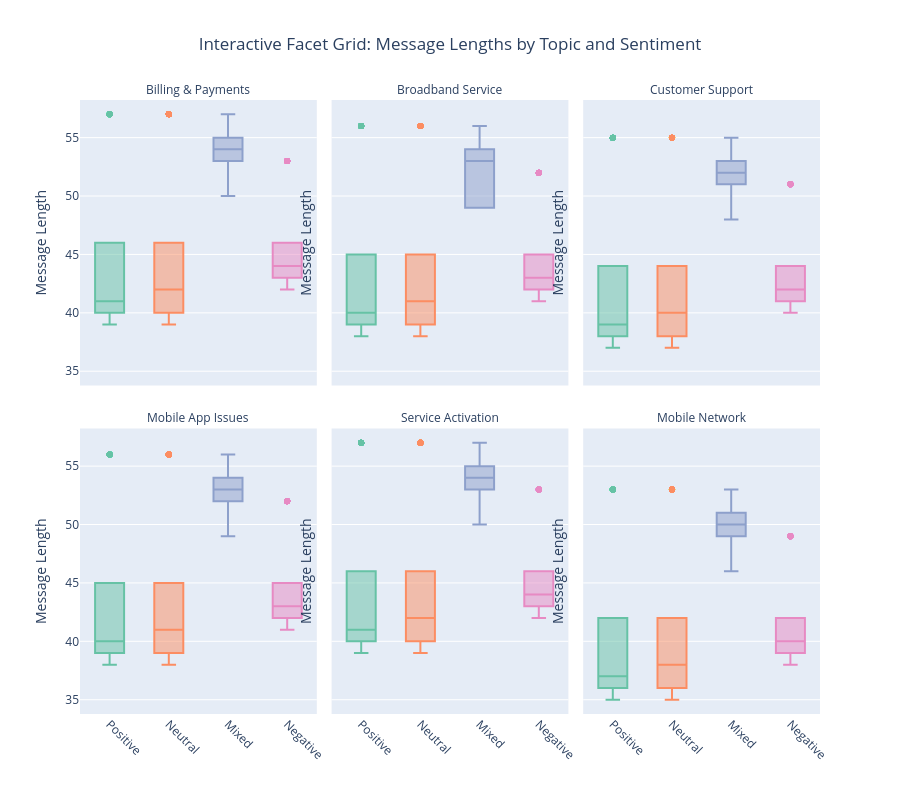

The notebook cell this image was saved under:
### Code cell
import pandas as pd
import plotly.express as px

# 1. Load data and prepare the length column
df = pd.read_csv('telecom_feedback_dataset.csv')
df['length'] = df['feedback'].astype(str).str.len()

# 2. Create the interactive facet grid
fig = px.box(
    df, 
    x='sentiment', 
    y='length', 
    color='sentiment',                  # Equivalent to hue='sentiment'
    facet_col='service_category',       # Equivalent to col='service_category'
    facet_col_wrap=3,                   # Equivalent to col_wrap=3
    color_discrete_sequence=px.colors.qualitative.Set2, # Matching your Set2 palette
    title='Interactive Facet Grid: Message Lengths by Topic and Sentiment'
)

# 3. Clean up the layout for better inference
fig.update_layout(
    height=800,           # Make it tall enough to see clearly
    showlegend=False,     # Hide legend because x-axis already shows the sentiment
    title_x=0.5           # Center the main title
)

# 4. Clean up axes: rotate x-axis labels and fix the Y-axis title
fig.update_xaxes(title_text='', tickangle=45) 
fig.update_yaxes(title_text='Message Length')

# 5. Clean up facet titles (removes "service_category=" from above each mini-plot)
fig.for_each_annotation(lambda a: a.update(text=a.text.split("=")[-1]))

# 6. Display the interactive plot
fig.show()

### Figure 1 — Plotly figure (JSON) as saved in the notebook; plotly's stock layout.template omitted (floating-point values rounded to 4 significant figures; data arrays with more than 128 entries replaced by an {"elided": "..."} marker saying what was removed)
{"data": [{"alignmentgroup": "True", "hovertemplate": "sentiment=%{x}<br>service_category=Billing & Payments<br>length=%{y}<extra></extra>", "legendgroup": "Positive", "marker": {"color": "rgb(102,194,165)"}, "name": "Positive", "notched": false, "offsetgroup": "Positive", "orientation": "v", "showlegend": true, "type": "box", "x": {"elided": "500 str values"}, "x0": " ", "xaxis": "x4", "y": {"elided": "500 int values"}, "y0": " ", "yaxis": "y4"}, {"alignmentgroup": "True", "hovertemplate": "sentiment=%{x}<br>service_category=Broadband Service<br>length=%{y}<extra></extra>", "legendgroup": "Positive", "marker": {"color": "rgb(102,194,165)"}, "name": "Positive", "notched": false, "offsetgroup": "Positive", "orientation": "v", "showlegend": false, "type": "box", "x": {"elided": "507 str values"}, "x0": " ", "xaxis": "x5", "y": {"elided": "507 int values"}, "y0": " ", "yaxis": "y5"}, {"alignmentgroup": "True", "hovertemplate": "sentiment=%{x}<br>service_category=Customer Support<br>length=%{y}<extra></extra>", "legendgroup": "Positive", "marker": {"color": "rgb(102,194,165)"}, "name": "Positive", "notched": false, "offsetgroup": "Positive", "orientation": "v", "showlegend": false, "type": "box", "x": {"elided": "497 str values"}, "x0": " ", "xaxis": "x6", "y": {"elided": "497 int values"}, "y0": " ", "yaxis": "y6"}, {"alignmentgroup": "True", "hovertemplate": "sentiment=%{x}<br>service_category=Mobile App Issues<br>length=%{y}<extra></extra>", "legendgroup": "Positive", "marker": {"color": "rgb(102,194,165)"}, "name": "Positive", "notched": false, "offsetgroup": "Positive", "orientation": "v", "showlegend": false, "type": "box", "x": {"elided": "512 str values"}, "x0": " ", "xaxis": "x", "y": {"elided": "512 int values"}, "y0": " ", "yaxis": "y"}, {"alignmentgroup": "True", "hovertemplate": "sentiment=%{x}<br>service_category=Service Activation<br>length=%{y}<extra></extra>", "legendgroup": "Positive", "marker": {"color": "rgb(102,194,165)"}, "name": "Positive", "notched": false, "offsetgroup": "Positive", "orientation": "v", "showlegend": false, "type": "box", "x": {"elided": "510 str values"}, "x0": " ", "xaxis": "x2", "y": {"elided": "510 int values"}, "y0": " ", "yaxis": "y2"}, {"alignmentgroup": "True", "hovertemplate": "sentiment=%{x}<br>service_category=Mobile Network<br>length=%{y}<extra></extra>", "legendgroup": "Positive", "marker": {"color": "rgb(102,194,165)"}, "name": "Positive", "notched": false, "offsetgroup": "Positive", "orientation": "v", "showlegend": false, "type": "box", "x": {"elided": "474 str values"}, "x0": " ", "xaxis": "x3", "y": {"elided": "474 int values"}, "y0": " ", "yaxis": "y3"}, {"alignmentgroup": "True", "hovertemplate": "sentiment=%{x}<br>service_category=Billing & Payments<br>length=%{y}<extra></extra>", "legendgroup": "Neutral", "marker": {"color": "rgb(252,141,98)"}, "name": "Neutral", "notched": false, "offsetgroup": "Neutral", "orientation": "v", "showlegend": true, "type": "box", "x": {"elided": "505 str values"}, "x0": " ", "xaxis": "x4", "y": {"elided": "505 int values"}, "y0": " ", "yaxis": "y4"}, {"alignmentgroup": "True", "hovertemplate": "sentiment=%{x}<br>service_category=Broadband Service<br>length=%{y}<extra></extra>", "legendgroup": "Neutral", "marker": {"color": "rgb(252,141,98)"}, "name": "Neutral", "notched": false, "offsetgroup": "Neutral", "orientation": "v", "showlegend": false, "type": "box", "x": {"elided": "513 str values"}, "x0": " ", "xaxis": "x5", "y": {"elided": "513 int values"}, "y0": " ", "yaxis": "y5"}, {"alignmentgroup": "True", "hovertemplate": "sentiment=%{x}<br>service_category=Customer Support<br>length=%{y}<extra></extra>", "legendgroup": "Neutral", "marker": {"color": "rgb(252,141,98)"}, "name": "Neutral", "notched": false, "offsetgroup": "Neutral", "orientation": "v", "showlegend": false, "type": "box", "x": {"elided": "476 str values"}, "x0": " ", "xaxis": "x6", "y": {"elided": "476 int values"}, "y0": " ", "yaxis": "y6"}, {"alignmentgroup": "True", "hovertemplate": "sentiment=%{x}<br>service_category=Mobile App Issues<br>length=%{y}<extra></extra>", "legendgroup": "Neutral", "marker": {"color": "rgb(252,141,98)"}, "name": "Neutral", "notched": false, "offsetgroup": "Neutral", "orientation": "v", "showlegend": false, "type": "box", "x": {"elided": "505 str values"}, "x0": " ", "xaxis": "x", "y": {"elided": "505 int values"}, "y0": " ", "yaxis": "y"}, {"alignmentgroup": "True", "hovertemplate": "sentiment=%{x}<br>service_category=Service Activation<br>length=%{y}<extra></extra>", "legendgroup": "Neutral", "marker": {"color": "rgb(252,141,98)"}, "name": "Neutral", "notched": false, "offsetgroup": "Neutral", "orientation": "v", "showlegend": false, "type": "box", "x": {"elided": "472 str values"}, "x0": " ", "xaxis": "x2", "y": {"elided": "472 int values"}, "y0": " ", "yaxis": "y2"}, {"alignmentgroup": "True", "hovertemplate": "sentiment=%{x}<br>service_category=Mobile Network<br>length=%{y}<extra></extra>", "legendgroup": "Neutral", "marker": {"color": "rgb(252,141,98)"}, "name": "Neutral", "notched": false, "offsetgroup": "Neutral", "orientation": "v", "showlegend": false, "type": "box", "x": {"elided": "529 str values"}, "x0": " ", "xaxis": "x3", "y": {"elided": "529 int values"}, "y0": " ", "yaxis": "y3"}, {"alignmentgroup": "True", "hovertemplate": "sentiment=%{x}<br>service_category=Billing & Payments<br>length=%{y}<extra></extra>", "legendgroup": "Mixed", "marker": {"color": "rgb(141,160,203)"}, "name": "Mixed", "notched": false, "offsetgroup": "Mixed", "orientation": "v", "showlegend": true, "type": "box", "x": {"elided": "176 str values"}, "x0": " ", "xaxis": "x4", "y": {"elided": "176 int values"}, "y0": " ", "yaxis": "y4"}, {"alignmentgroup": "True", "hovertemplate": "sentiment=%{x}<br>service_category=Broadband Service<br>length=%{y}<extra></extra>", "legendgroup": "Mixed", "marker": {"color": "rgb(141,160,203)"}, "name": "Mixed", "notched": false, "offsetgroup": "Mixed", "orientation": "v", "showlegend": false, "type": "box", "x": {"elided": "156 str values"}, "x0": " ", "xaxis": "x5", "y": {"elided": "156 int values"}, "y0": " ", "yaxis": "y5"}, {"alignmentgroup": "True", "hovertemplate": "sentiment=%{x}<br>service_category=Customer Support<br>length=%{y}<extra></extra>", "legendgroup": "Mixed", "marker": {"color": "rgb(141,160,203)"}, "name": "Mixed", "notched": false, "offsetgroup": "Mixed", "orientation": "v", "showlegend": false, "type": "box", "x": {"elided": "176 str values"}, "x0": " ", "xaxis": "x6", "y": {"elided": "176 int values"}, "y0": " ", "yaxis": "y6"}, {"alignmentgroup": "True", "hovertemplate": "sentiment=%{x}<br>service_category=Mobile App Issues<br>length=%{y}<extra></extra>", "legendgroup": "Mixed", "marker": {"color": "rgb(141,160,203)"}, "name": "Mixed", "notched": false, "offsetgroup": "Mixed", "orientation": "v", "showlegend": false, "type": "box", "x": {"elided": "171 str values"}, "x0": " ", "xaxis": "x", "y": {"elided": "171 int values"}, "y0": " ", "yaxis": "y"}, {"alignmentgroup": "True", "hovertemplate": "sentiment=%{x}<br>service_category=Service Activation<br>length=%{y}<extra></extra>", "legendgroup": "Mixed", "marker": {"color": "rgb(141,160,203)"}, "name": "Mixed", "notched": false, "offsetgroup": "Mixed", "orientation": "v", "showlegend": false, "type": "box", "x": {"elided": "161 str values"}, "x0": " ", "xaxis": "x2", "y": {"elided": "161 int values"}, "y0": " ", "yaxis": "y2"}, {"alignmentgroup": "True", "hovertemplate": "sentiment=%{x}<br>service_category=Mobile Network<br>length=%{y}<extra></extra>", "legendgroup": "Mixed", "marker": {"color": "rgb(141,160,203)"}, "name": "Mixed", "notched": false, "offsetgroup": "Mixed", "orientation": "v", "showlegend": false, "type": "box", "x": {"elided": "160 str values"}, "x0": " ", "xaxis": "x3", "y": {"elided": "160 int values"}, "y0": " ", "yaxis": "y3"}, {"alignmentgroup": "True", "hovertemplate": "sentiment=%{x}<br>service_category=Billing & Payments<br>length=%{y}<extra></extra>", "legendgroup": "Negative", "marker": {"color": "rgb(231,138,195)"}, "name": "Negative", "notched": false, "offsetgroup": "Negative", "orientation": "v", "showlegend": true, "type": "box", "x": {"elided": "514 str values"}, "x0": " ", "xaxis": "x4", "y": {"elided": "514 int values"}, "y0": " ", "yaxis": "y4"}, {"alignmentgroup": "True", "hovertemplate": "sentiment=%{x}<br>service_category=Broadband Service<br>length=%{y}<extra></extra>", "legendgroup": "Negative", "marker": {"color": "rgb(231,138,195)"}, "name": "Negative", "notched": false, "offsetgroup": "Negative", "orientation": "v", "showlegend": false, "type": "box", "x": {"elided": "509 str values"}, "x0": " ", "xaxis": "x5", "y": {"elided": "509 int values"}, "y0": " ", "yaxis": "y5"}, {"alignmentgroup": "True", "hovertemplate": "sentiment=%{x}<br>service_category=Customer Support<br>length=%{y}<extra></extra>", "legendgroup": "Negative", "marker": {"color": "rgb(231,138,195)"}, "name": "Negative", "notched": false, "offsetgroup": "Negative", "orientation": "v", "showlegend": false, "type": "box", "x": {"elided": "491 str values"}, "x0": " ", "xaxis": "x6", "y": {"elided": "491 int values"}, "y0": " ", "yaxis": "y6"}, {"alignmentgroup": "True", "hovertemplate": "sentiment=%{x}<br>service_category=Mobile App Issues<br>length=%{y}<extra></extra>", "legendgroup": "Negative", "marker": {"color": "rgb(231,138,195)"}, "name": "Negative", "notched": false, "offsetgroup": "Negative", "orientation": "v", "showlegend": false, "type": "box", "x": {"elided": "497 str values"}, "x0": " ", "xaxis": "x", "y": {"elided": "497 int values"}, "y0": " ", "yaxis": "y"}, {"alignmentgroup": "True", "hovertemplate": "sentiment=%{x}<br>service_category=Service Activation<br>length=%{y}<extra></extra>", "legendgroup": "Negative", "marker": {"color": "rgb(231,138,195)"}, "name": "Negative", "notched": false, "offsetgroup": "Negative", "orientation": "v", "showlegend": false, "type": "box", "x": {"elided": "511 str values"}, "x0": " ", "xaxis": "x2", "y": {"elided": "511 int values"}, "y0": " ", "yaxis": "y2"}, {"alignmentgroup": "True", "hovertemplate": "sentiment=%{x}<br>service_category=Mobile Network<br>length=%{y}<extra></extra>", "legendgroup": "Negative", "marker": {"color": "rgb(231,138,195)"}, "name": "Negative", "notched": false, "offsetgroup": "Negative", "orientation": "v", "showlegend": false, "type": "box", "x": {"elided": "478 str values"}, "x0": " ", "xaxis": "x3", "y": {"elided": "478 int values"}, "y0": " ", "yaxis": "y3"}], "layout": {"annotations": [{"font": {}, "showarrow": false, "text": "Mobile App Issues", "x": 0.16, "xanchor": "center", "xref": "paper", "y": 0.465, "yanchor": "bottom", "yref": "paper"}, {"font": {}, "showarrow": false, "text": "Service Activation", "x": 0.5, "xanchor": "center", "xref": "paper", "y": 0.465, "yanchor": "bottom", "yref": "paper"}, {"font": {}, "showarrow": false, "text": "Mobile Network", "x": 0.84, "xanchor": "center", "xref": "paper", "y": 0.465, "yanchor": "bottom", "yref": "paper"}, {"font": {}, "showarrow": false, "text": "Billing & Payments", "x": 0.16, "xanchor": "center", "xref": "paper", "y": 1.0, "yanchor": "bottom", "yref": "paper"}, {"font": {}, "showarrow": false, "text": "Broadband Service", "x": 0.5, "xanchor": "center", "xref": "paper", "y": 1.0, "yanchor": "bottom", "yref": "paper"}, {"font": {}, "showarrow": false, "text": "Customer Support", "x": 0.84, "xanchor": "center", "xref": "paper", "y": 1.0, "yanchor": "bottom", "yref": "paper"}], "boxmode": "overlay", "height": 800, "legend": {"title": {"text": "sentiment"}, "tracegroupgap": 0}, "showlegend": false, "title": {"text": "Interactive Facet Grid: Message Lengths by Topic and Sentiment", "x": 0.5}, "xaxis": {"anchor": "y", "categoryarray": ["Positive", "Neutral", "Mixed", "Negative"], "categoryorder": "array", "domain": [0, 0.32], "tickangle": 45, "title": {"text": ""}}, "xaxis2": {"anchor": "y2", "categoryarray": ["Positive", "Neutral", "Mixed", "Negative"], "categoryorder": "array", "domain": [0.34, 0.66], "matches": "x", "tickangle": 45, "title": {"text": ""}}, "xaxis3": {"anchor": "y3", "categoryarray": ["Positive", "Neutral", "Mixed", "Negative"], "categoryorder": "array", "domain": [0.68, 1.0], "matches": "x", "tickangle": 45, "title": {"text": ""}}, "xaxis4": {"anchor": "y4", "domain": [0, 0.32], "matches": "x", "showticklabels": false, "tickangle": 45, "title": {"text": ""}}, "xaxis5": {"anchor": "y5", "domain": [0.34, 0.66], "matches": "x", "showticklabels": false, "tickangle": 45, "title": {"text": ""}}, "xaxis6": {"anchor": "y6", "domain": [0.68, 1.0], "matches": "x", "showticklabels": false, "tickangle": 45, "title": {"text": ""}}, "yaxis": {"anchor": "x", "domain": [0, 0.465], "title": {"text": "Message Length"}}, "yaxis2": {"anchor": "x2", "domain": [0, 0.465], "matches": "y", "showticklabels": false, "title": {"text": "Message Length"}}, "yaxis3": {"anchor": "x3", "domain": [0, 0.465], "matches": "y", "showticklabels": false, "title": {"text": "Message Length"}}, "yaxis4": {"anchor": "x4", "domain": [0.535, 1.0], "matches": "y", "title": {"text": "Message Length"}}, "yaxis5": {"anchor": "x5", "domain": [0.535, 1.0], "matches": "y", "showticklabels": false, "title": {"text": "Message Length"}}, "yaxis6": {"anchor": "x6", "domain": [0.535, 1.0], "matches": "y", "showticklabels": false, "title": {"text": "Message Length"}}}}
